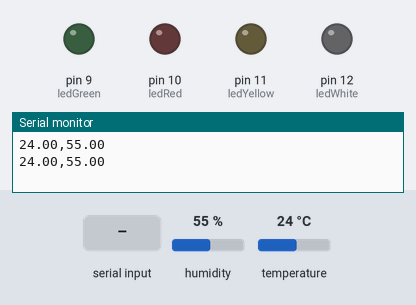
This sketch was run on a simulated Arduino Uno, built with avr-gcc and run on an emulated ATmega328P. On the bench: output pins drawn as LEDs (lit = HIGH), the last lines printed to the serial monitor. The test bench sets the inputs (shaded band); at power-on: humidity 55 %, temperature 24 °C.

Above: at 1.8 s.
1.9 s: "1" received over Serial
At 2.4 s:
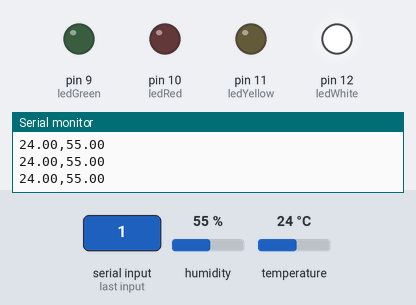
3.5 s: "3" received over Serial
At 4.5 s:
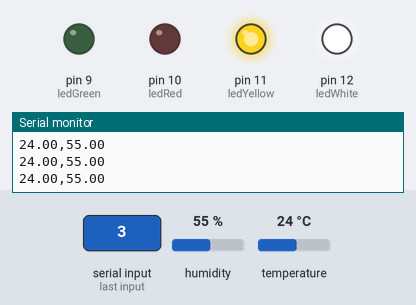
5.5 s: "2" received over Serial
At 6.6 s:
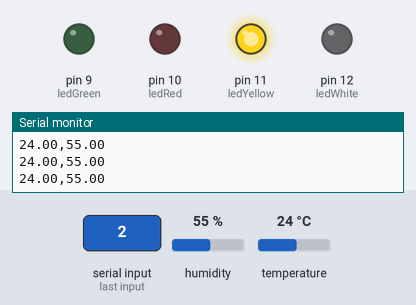
7.6 s: "5" received over Serial
At 8.6 s:
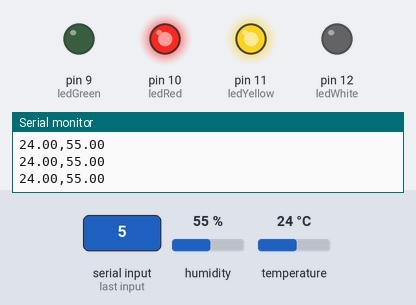
9.6 s: "4" received over Serial
At 10.7 s:
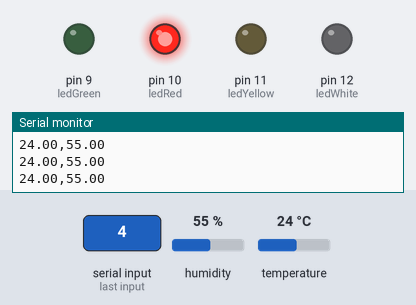
11.7 s: "7" received over Serial
At 12.7 s:
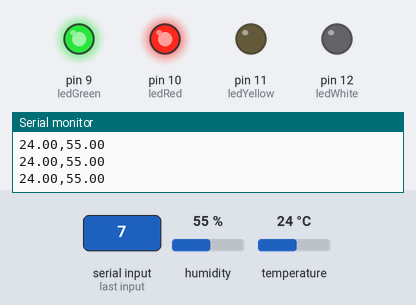
Timing chart, 0 to 14.7 s (numbered marks = the images above; inputs shaded):
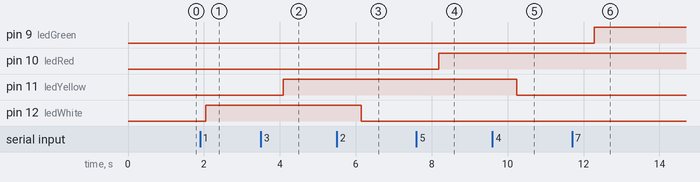

The sketch:

arduino_code_.ino
```cpp
//***About temperature&humidity sensor***//
#include <dht.h>
dht DHT;
#define DHT11_PIN 2
///////////////////////////////////////////

//***About LED's***//
int ledWhite = 12;
int ledYellow = 11;
int ledRed = 10;
int ledGreen = 9;

///////////////////////////////////////////

void setup(){
  Serial.begin(9600);

  pinMode(ledWhite, OUTPUT);
  pinMode(ledYellow, OUTPUT);
  pinMode(ledRed, OUTPUT);
  pinMode(ledGreen, OUTPUT);
}


void loop()
{
  //Sensor//
  int chk = DHT.read11(DHT11_PIN);
  //(Temperature, Humidity)
  Serial.println(String(DHT.temperature) + "," + String(DHT.humidity));
  delay(1000);

  //LED//

  char order = Serial.read();

    //White//
    if(order == '1'){
      digitalWrite(ledWhite, HIGH);
    }

     if(order == '2'){
      digitalWrite(ledWhite, LOW);
    }

    //Yellow//
    if(order == '3'){
      digitalWrite(ledYellow, HIGH);
    }

     if(order == '4'){
      digitalWrite(ledYellow, LOW);
    }

     //Red//
    if(order == '5'){
      digitalWrite(ledRed, HIGH);
    }

     if(order == '6'){
      digitalWrite(ledRed, LOW);
    }

      //Green//
    if(order == '7'){
      digitalWrite(ledGreen, HIGH);
    }

     if(order == '8'){
      digitalWrite(ledGreen, LOW);
    }

}
```

Measured:
- after the input at 1.9 s, pin 12 (ledWhite): LOW → HIGH after 0.15 s
- after the input at 3.5 s, pin 11 (ledYellow): LOW → HIGH after 0.59 s
- after the input at 5.5 s, pin 12 (ledWhite): HIGH → LOW after 0.64 s
- after the input at 7.6 s, pin 10 (ledRed): LOW → HIGH after 0.59 s
- after the input at 9.6 s, pin 11 (ledYellow): HIGH → LOW after 0.64 s
- after the input at 11.7 s, pin 9 (ledGreen): LOW → HIGH after 0.58 s
